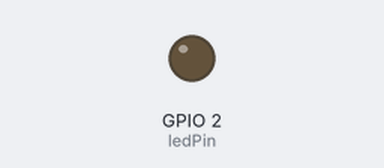
A sketch run on a simulated ESP32. On the bench: output pins drawn as LEDs (lit = HIGH).

Above: at 10.0 s.
At 30.0 s:
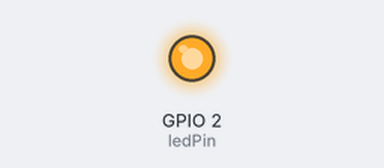
Timing chart, 0 to 52.0 s (numbered marks = the images above):
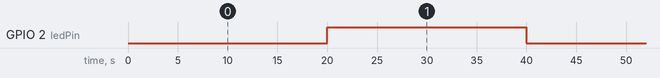

The sketch:

28.TimerUnderstanding.ino
```cpp
hw_timer_t *timer_v = NULL;


int ledPin = 2;
volatile bool flagVar = false;

void IRAM_ATTR someFunctionName()
{
	flagVar = !flagVar;
}

void setup()
{
	pinMode(ledPin, OUTPUT);
	timer_v = timerBegin(0, 800, true);
	// arguments are
	/*
	timer as 0
	800Mhz passed 800/80 = 10Mhz each timer tick is 1 milliseconds
	true is
	*/
	timerAttachInterrupt(timer_v, &someFunctionName, true);
	// arguments are
	/*
	timer_v passed as arg
	IRAM function passed
	true -
	*/

	timerAlarmWrite(timer_v, 2000000, true);
	// arguments are
	/*
	timer_v passed as arg
	2000 is the milliseconds
	true -
	*/
	timerAlarmEnable(timer_v);
	// timer_v passed as arg to start the timer
}

void loop()
{
	digitalWrite(ledPin, flagVar );
}
```

Measured:
- by itself, GPIO 2 (ledPin): alternates HIGH for 20.0 s and LOW for 20.0 s
